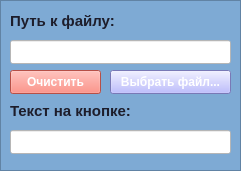
   <widget class="QFrame" name="frame_6">
    <property name="geometry">
     <rect>
      <x>510</x>
      <y>190</y>
      <width>241</width>
      <height>171</height>
     </rect>
    </property>
    <property name="styleSheet">
     <string notr="true">background-color: rgb(126, 170, 212);</string>
    </property>
    <property name="frameShape">
     <enum>QFrame::Shape::StyledPanel</enum>
    </property>
    <property name="frameShadow">
     <enum>QFrame::Shadow::Raised</enum>
    </property>
    <widget class="QLabel" name="label_17">
     <property name="geometry">
      <rect>
       <x>10</x>
       <y>10</y>
       <width>151</width>
       <height>21</height>
      </rect>
     </property>
     <property name="font">
      <font>
       <family>Yu Gothic UI</family>
       <pointsize>11</pointsize>
       <bold>true</bold>
      </font>
     </property>
     <property name="styleSheet">
      <string notr="true">color: rgb(29, 29, 43);
background-color: rgba(255, 255, 255, 0);
border: none;</string>
     </property>
     <property name="text">
      <string>Путь к файлу:</string>
     </property>
    </widget>
    <widget class="QLineEdit" name="lineEditFile_6">
     <property name="geometry">
      <rect>
       <x>10</x>
       <y>40</y>
       <width>221</width>
       <height>24</height>
      </rect>
     </property>
     <property name="font">
      <font>
       <family>Yu Gothic UI</family>
       <pointsize>10</pointsize>
      </font>
     </property>
     <property name="styleSheet">
      <string notr="true">background-color: rgb(255, 255, 255);
color: rgb(38, 38, 38);</string>
     </property>
     <property name="readOnly">
      <bool>true</bool>
     </property>
    </widget>
    <widget class="QPushButton" name="BrowseButton_6">
     <property name="geometry">
      <rect>
       <x>110</x>
       <y>70</y>
       <width>121</width>
       <height>24</height>
      </rect>
     </property>
     <property name="font">
      <font>
       <family>Yu Gothic UI</family>
       <pointsize>9</pointsize>
       <bold>true</bold>
      </font>
     </property>
     <property name="styleSheet">
      <string notr="true">QPushButton {
   background-color: rgb(170, 170, 255);
  
	color: rgb(255, 255, 255);
   qproperty-wordWrap: true;
}
QPushButton:hover {
   background-color: rgb(150, 150, 235);
}
QPushButton:pressed {
   background-color: rgb(130, 130, 215);
}</string>
     </property>
     <property name="text">
      <string>Выбрать файл...</string>
     </property>
    </widget>
    <widget class="QLabel" name="label_18">
     <property name="geometry">
      <rect>
       <x>10</x>
       <y>100</y>
       <width>151</width>
       <height>21</height>
      </rect>
     </property>
     <property name="font">
      <font>
       <family>Yu Gothic UI</family>
       <pointsize>11</pointsize>
       <bold>true</bold>
      </font>
     </property>
     <property name="styleSheet">
      <string notr="true">color: rgb(29, 29, 43);
background-color: rgba(255, 255, 255, 0);
border: none;</string>
     </property>
     <property name="text">
      <string>Текст на кнопке:</string>
     </property>
    </widget>
    <widget class="QLineEdit" name="lineEditText_6">
     <property name="geometry">
      <rect>
       <x>10</x>
       <y>130</y>
       <width>221</width>
       <height>24</height>
      </rect>
     </property>
     <property name="font">
      <font>
       <family>Yu Gothic UI</family>
       <pointsize>10</pointsize>
      </font>
     </property>
     <property name="styleSheet">
      <string notr="true">background-color: rgb(255, 255, 255);
color: rgb(38, 38, 38);</string>
     </property>
     <property name="maxLength">
      <number>50</number>
     </property>
    </widget>
    <widget class="QPushButton" name="CleanButton_6">
     <property name="geometry">
      <rect>
       <x>10</x>
       <y>70</y>
       <width>91</width>
       <height>24</height>
      </rect>
     </property>
     <property name="font">
      <font>
       <family>Yu Gothic UI</family>
       <pointsize>9</pointsize>
       <bold>true</bold>
      </font>
     </property>
     <property name="styleSheet">
      <string notr="true">QPushButton {
   background-color: rgb(255, 112, 99);
	color: rgb(255, 255, 255);
   qproperty-wordWrap: true;
}
QPushButton:hover {
	background-color: rgb(190, 94, 83);
}
QPushButton:pressed {
	background-color: rgb(170, 84, 74);
}</string>
     </property>
     <property name="text">
      <string>Очистить</string>
     </property>
    </widget>
   </widget>
